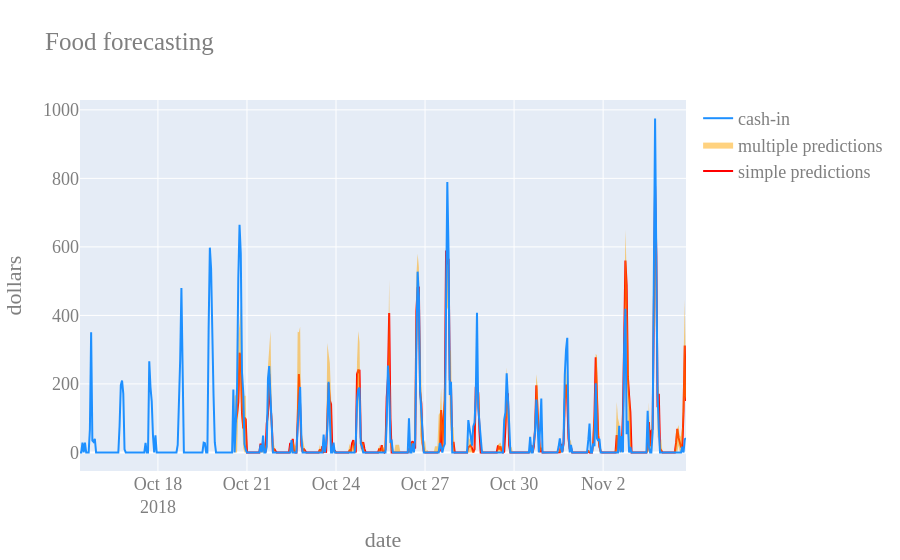

Notebook code cell kept with this figure:
### Markdown cell above
## 7. Tracer les prédictions de validation croisée (plage)

### Code cell
plotly_predictions(preds, y_train)

### Figure 1 — Plotly figure (JSON) as saved in the notebook; plotly's stock layout.template omitted (floating-point values rounded to 4 significant figures; data arrays with more than 128 entries replaced by an {"elided": "..."} marker saying what was removed)
{"data": [{"line": {"color": "red"}, "name": "simple predictions", "type": "scatter", "x": {"elided": "366 str values"}, "y": {"elided": "366 float values"}}, {"line": {"color": "orange", "width": 0}, "showlegend": false, "type": "scatter", "x": {"elided": "366 str values"}, "y": {"elided": "366 float values"}}, {"fill": "tonexty", "line": {"color": "orange", "width": 0}, "name": "multiple predictions", "type": "scatter", "x": {"elided": "366 str values"}, "y": {"elided": "366 float values"}}, {"line": {"color": "dodgerblue"}, "name": "cash-in", "type": "scatter", "x": {"elided": "491 str values"}, "y": {"elided": "491 float values"}}], "layout": {"font": {"color": "#7f7f7f", "family": "Computer Modern", "size": 18}, "title": {"text": "Food forecasting"}, "xaxis": {"title": {"text": "date"}}, "yaxis": {"title": {"text": "dollars"}}}}
